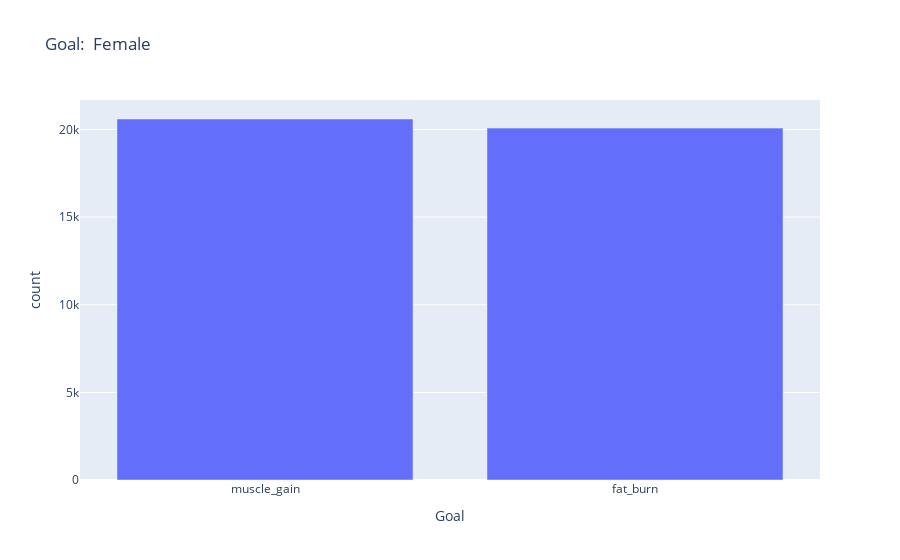
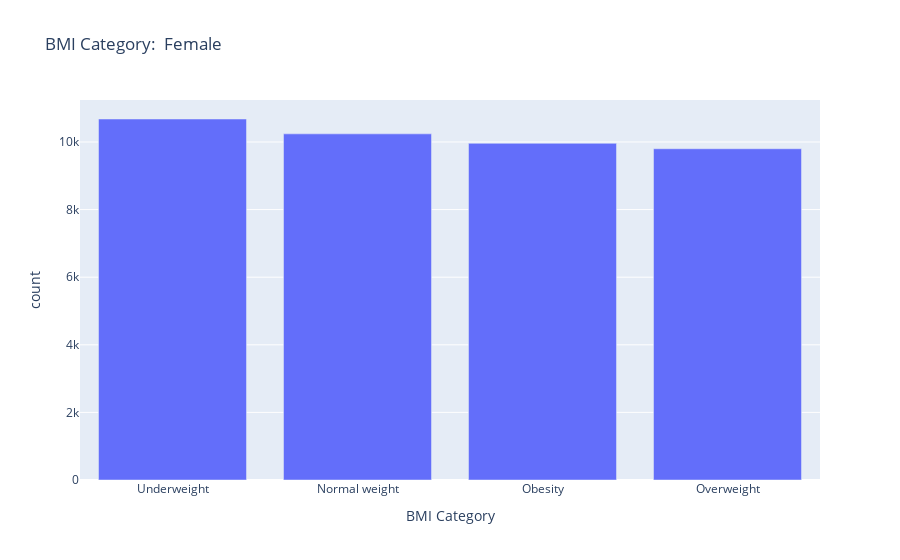
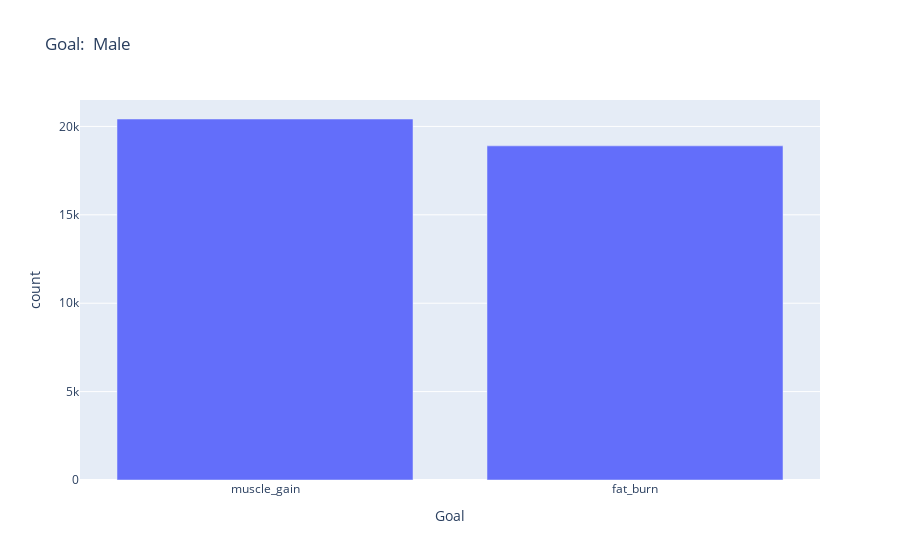
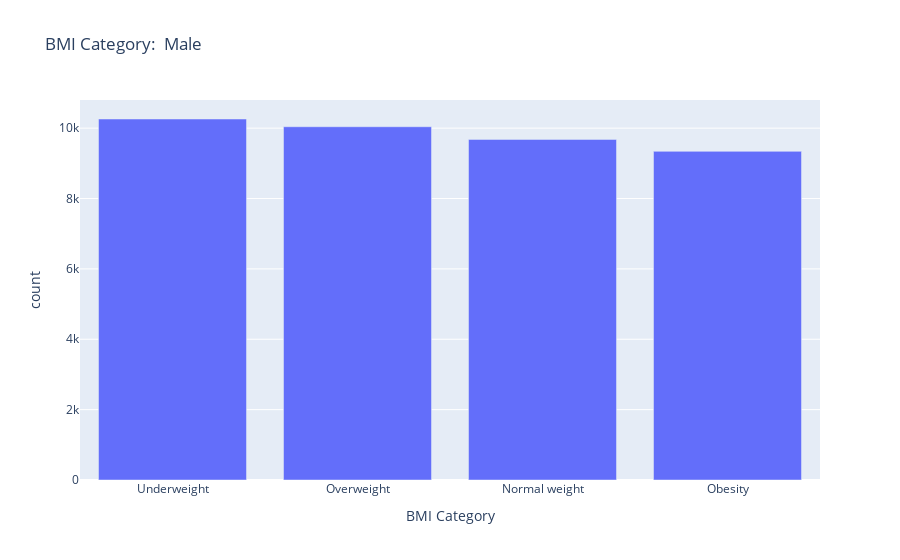

The cell these charts' notebook holds for them, in order:
### Markdown cell above
## EDA grouped by gender

Next we will explore these counts to see if there is any difference by gender. We start by grouping the data into gender and plotting each of the columns as bar plots. Here we have to loop over the items in df_gender so that we can look at the groups independently.

### Code cell
# Group the data by gender
df_gender = df.groupby('Gender')
columns = ['Goal','BMI Category']
# Then look at the value counts for each gender
for gender, group_df in df_gender:
    print(f"Group: {gender}")
    for k in columns:
        df_counts = group_df[k].value_counts().reset_index()
        fig = px.bar(df_counts, x=k, y='count', title=k + ':  ' + gender)
        # Show the plot
        fig.show()

### Figure 1 — Plotly figure (JSON) as saved in the notebook; plotly's stock layout.template omitted (floating-point values rounded to 4 significant figures)
{"data": [{"hovertemplate": "Goal=%{x}<br>count=%{y}<extra></extra>", "legendgroup": "", "marker": {"color": "#636efa", "pattern": {"shape": ""}}, "name": "", "orientation": "v", "showlegend": false, "textposition": "auto", "type": "bar", "x": ["muscle_gain", "fat_burn"], "xaxis": "x", "y": [20600, 20080], "yaxis": "y"}], "layout": {"barmode": "relative", "legend": {"tracegroupgap": 0}, "title": {"text": "Goal:  Female"}, "xaxis": {"anchor": "y", "domain": [0, 1], "title": {"text": "Goal"}}, "yaxis": {"anchor": "x", "domain": [0, 1], "title": {"text": "count"}}}}

### Figure 2 — Plotly figure (JSON) as saved in the notebook; plotly's stock layout.template omitted (floating-point values rounded to 4 significant figures)
{"data": [{"hovertemplate": "BMI Category=%{x}<br>count=%{y}<extra></extra>", "legendgroup": "", "marker": {"color": "#636efa", "pattern": {"shape": ""}}, "name": "", "orientation": "v", "showlegend": false, "textposition": "auto", "type": "bar", "x": ["Underweight", "Normal weight", "Obesity", "Overweight"], "xaxis": "x", "y": [10680, 10240, 9960, 9800], "yaxis": "y"}], "layout": {"barmode": "relative", "legend": {"tracegroupgap": 0}, "title": {"text": "BMI Category:  Female"}, "xaxis": {"anchor": "y", "domain": [0, 1], "title": {"text": "BMI Category"}}, "yaxis": {"anchor": "x", "domain": [0, 1], "title": {"text": "count"}}}}

### Figure 3 — Plotly figure (JSON) as saved in the notebook; plotly's stock layout.template omitted (floating-point values rounded to 4 significant figures)
{"data": [{"hovertemplate": "Goal=%{x}<br>count=%{y}<extra></extra>", "legendgroup": "", "marker": {"color": "#636efa", "pattern": {"shape": ""}}, "name": "", "orientation": "v", "showlegend": false, "textposition": "auto", "type": "bar", "x": ["muscle_gain", "fat_burn"], "xaxis": "x", "y": [20420, 18900], "yaxis": "y"}], "layout": {"barmode": "relative", "legend": {"tracegroupgap": 0}, "title": {"text": "Goal:  Male"}, "xaxis": {"anchor": "y", "domain": [0, 1], "title": {"text": "Goal"}}, "yaxis": {"anchor": "x", "domain": [0, 1], "title": {"text": "count"}}}}

### Figure 4 — Plotly figure (JSON) as saved in the notebook; plotly's stock layout.template omitted (floating-point values rounded to 4 significant figures)
{"data": [{"hovertemplate": "BMI Category=%{x}<br>count=%{y}<extra></extra>", "legendgroup": "", "marker": {"color": "#636efa", "pattern": {"shape": ""}}, "name": "", "orientation": "v", "showlegend": false, "textposition": "auto", "type": "bar", "x": ["Underweight", "Overweight", "Normal weight", "Obesity"], "xaxis": "x", "y": [10260, 10040, 9680, 9340], "yaxis": "y"}], "layout": {"barmode": "relative", "legend": {"tracegroupgap": 0}, "title": {"text": "BMI Category:  Male"}, "xaxis": {"anchor": "y", "domain": [0, 1], "title": {"text": "BMI Category"}}, "yaxis": {"anchor": "x", "domain": [0, 1], "title": {"text": "count"}}}}
